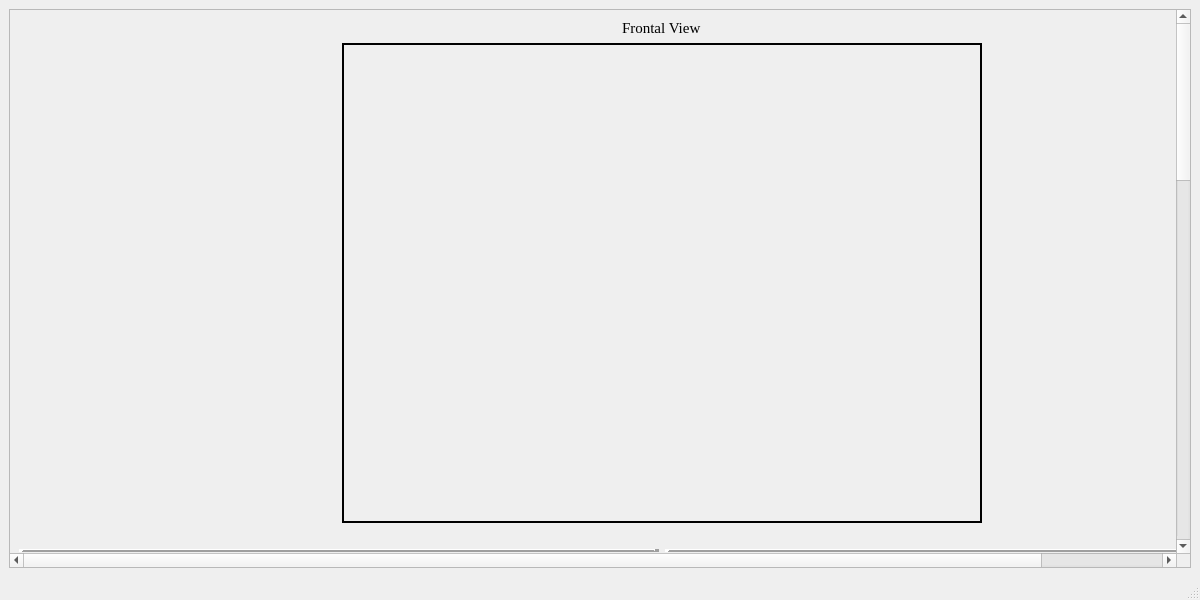
<?xml version="1.0" encoding="UTF-8"?>
<ui version="4.0">
 <class>anomalyDetectionWindow</class>
 <widget class="QMainWindow" name="anomalyDetectionWindow">
  <property name="geometry">
   <rect>
    <x>0</x>
    <y>0</y>
    <width>1200</width>
    <height>600</height>
   </rect>
  </property>
  <property name="font">
   <font>
    <family>Times New Roman</family>
    <pointsize>11</pointsize>
   </font>
  </property>
  <property name="windowTitle">
   <string>Thermal Anomaly Screen</string>
  </property>
  <widget class="QWidget" name="centralwidget">
   <layout class="QGridLayout" name="gridLayout">
    <item row="0" column="0">
     <widget class="QScrollArea" name="scrollArea">
      <property name="widgetResizable">
       <bool>true</bool>
      </property>
      <widget class="QWidget" name="scrollAreaWidgetContents">
       <property name="geometry">
        <rect>
         <x>0</x>
         <y>0</y>
         <width>1304</width>
         <height>1831</height>
        </rect>
       </property>
       <layout class="QGridLayout" name="gridLayout_2">
        <item row="13" column="0">
         <widget class="QLabel" name="rightObliqueViewAnomalyImageLabel">
          <property name="sizePolicy">
           <sizepolicy hsizetype="Fixed" vsizetype="Fixed">
            <horstretch>0</horstretch>
            <verstretch>0</verstretch>
           </sizepolicy>
          </property>
          <property name="minimumSize">
           <size>
            <width>640</width>
            <height>480</height>
           </size>
          </property>
          <property name="frameShape">
           <enum>QFrame::WinPanel</enum>
          </property>
          <property name="text">
           <string/>
          </property>
         </widget>
        </item>
        <item row="7" column="1">
         <widget class="QLabel" name="leftLateralViewAnomalyImageLabel">
          <property name="sizePolicy">
           <sizepolicy hsizetype="Fixed" vsizetype="Fixed">
            <horstretch>0</horstretch>
            <verstretch>0</verstretch>
           </sizepolicy>
          </property>
          <property name="minimumSize">
           <size>
            <width>640</width>
            <height>480</height>
           </size>
          </property>
          <property name="frameShape">
           <enum>QFrame::WinPanel</enum>
          </property>
          <property name="text">
           <string/>
          </property>
         </widget>
        </item>
        <item row="12" column="1" alignment="Qt::AlignHCenter">
         <widget class="QLabel" name="label_12">
          <property name="text">
           <string>Left Oblique View</string>
          </property>
         </widget>
        </item>
        <item row="16" column="0">
         <spacer name="verticalSpacer_10">
          <property name="orientation">
           <enum>Qt::Vertical</enum>
          </property>
          <property name="sizeType">
           <enum>QSizePolicy::Fixed</enum>
          </property>
          <property name="sizeHint" stdset="0">
           <size>
            <width>20</width>
            <height>40</height>
           </size>
          </property>
         </spacer>
        </item>
        <item row="9" column="1">
         <spacer name="verticalSpacer_7">
          <property name="orientation">
           <enum>Qt::Vertical</enum>
          </property>
          <property name="sizeType">
           <enum>QSizePolicy::Fixed</enum>
          </property>
          <property name="sizeHint" stdset="0">
           <size>
            <width>20</width>
            <height>20</height>
           </size>
          </property>
         </spacer>
        </item>
        <item row="5" column="1">
         <spacer name="verticalSpacer_5">
          <property name="orientation">
           <enum>Qt::Vertical</enum>
          </property>
          <property name="sizeType">
           <enum>QSizePolicy::Fixed</enum>
          </property>
          <property name="sizeHint" stdset="0">
           <size>
            <width>20</width>
            <height>20</height>
           </size>
          </property>
         </spacer>
        </item>
        <item row="6" column="0" alignment="Qt::AlignHCenter">
         <widget class="QLabel" name="label_7">
          <property name="text">
           <string>Right Lateral View</string>
          </property>
         </widget>
        </item>
        <item row="3" column="1">
         <spacer name="verticalSpacer_4">
          <property name="orientation">
           <enum>Qt::Vertical</enum>
          </property>
          <property name="sizeType">
           <enum>QSizePolicy::Fixed</enum>
          </property>
          <property name="sizeHint" stdset="0">
           <size>
            <width>20</width>
            <height>20</height>
           </size>
          </property>
         </spacer>
        </item>
        <item row="17" column="0" alignment="Qt::AlignLeft">
         <widget class="QPushButton" name="backButton">
          <property name="text">
           <string>Back</string>
          </property>
         </widget>
        </item>
        <item row="15" column="0" colspan="2">
         <widget class="QProgressBar" name="progressBar">
          <property name="enabled">
           <bool>false</bool>
          </property>
          <property name="value">
           <number>0</number>
          </property>
         </widget>
        </item>
        <item row="14" column="0">
         <spacer name="verticalSpacer_9">
          <property name="orientation">
           <enum>Qt::Vertical</enum>
          </property>
          <property name="sizeType">
           <enum>QSizePolicy::Fixed</enum>
          </property>
          <property name="sizeHint" stdset="0">
           <size>
            <width>20</width>
            <height>40</height>
           </size>
          </property>
         </spacer>
        </item>
        <item row="13" column="1">
         <widget class="QLabel" name="leftObliqueViewAnomalyImageLabel">
          <property name="sizePolicy">
           <sizepolicy hsizetype="Fixed" vsizetype="Fixed">
            <horstretch>0</horstretch>
            <verstretch>0</verstretch>
           </sizepolicy>
          </property>
          <property name="minimumSize">
           <size>
            <width>640</width>
            <height>480</height>
           </size>
          </property>
          <property name="frameShape">
           <enum>QFrame::WinPanel</enum>
          </property>
          <property name="text">
           <string/>
          </property>
         </widget>
        </item>
        <item row="3" column="0">
         <spacer name="verticalSpacer">
          <property name="orientation">
           <enum>Qt::Vertical</enum>
          </property>
          <property name="sizeType">
           <enum>QSizePolicy::Fixed</enum>
          </property>
          <property name="sizeHint" stdset="0">
           <size>
            <width>20</width>
            <height>20</height>
           </size>
          </property>
         </spacer>
        </item>
        <item row="12" column="0" alignment="Qt::AlignHCenter">
         <widget class="QLabel" name="label_11">
          <property name="text">
           <string>Right Oblique View</string>
          </property>
         </widget>
        </item>
        <item row="6" column="1" alignment="Qt::AlignHCenter">
         <widget class="QLabel" name="label_8">
          <property name="text">
           <string>Left Lateral View</string>
          </property>
         </widget>
        </item>
        <item row="10" column="0">
         <widget class="Line" name="line_3">
          <property name="frameShadow">
           <enum>QFrame::Raised</enum>
          </property>
          <property name="lineWidth">
           <number>5</number>
          </property>
          <property name="orientation">
           <enum>Qt::Horizontal</enum>
          </property>
         </widget>
        </item>
        <item row="4" column="1">
         <widget class="Line" name="line_2">
          <property name="frameShadow">
           <enum>QFrame::Raised</enum>
          </property>
          <property name="lineWidth">
           <number>5</number>
          </property>
          <property name="orientation">
           <enum>Qt::Horizontal</enum>
          </property>
         </widget>
        </item>
        <item row="11" column="0">
         <spacer name="verticalSpacer_6">
          <property name="orientation">
           <enum>Qt::Vertical</enum>
          </property>
          <property name="sizeType">
           <enum>QSizePolicy::Fixed</enum>
          </property>
          <property name="sizeHint" stdset="0">
           <size>
            <width>20</width>
            <height>20</height>
           </size>
          </property>
         </spacer>
        </item>
        <item row="10" column="1">
         <widget class="Line" name="line_4">
          <property name="frameShadow">
           <enum>QFrame::Raised</enum>
          </property>
          <property name="lineWidth">
           <number>5</number>
          </property>
          <property name="orientation">
           <enum>Qt::Horizontal</enum>
          </property>
         </widget>
        </item>
        <item row="5" column="0">
         <spacer name="verticalSpacer_3">
          <property name="orientation">
           <enum>Qt::Vertical</enum>
          </property>
          <property name="sizeType">
           <enum>QSizePolicy::Fixed</enum>
          </property>
          <property name="sizeHint" stdset="0">
           <size>
            <width>20</width>
            <height>20</height>
           </size>
          </property>
         </spacer>
        </item>
        <item row="11" column="1">
         <spacer name="verticalSpacer_8">
          <property name="orientation">
           <enum>Qt::Vertical</enum>
          </property>
          <property name="sizeType">
           <enum>QSizePolicy::Fixed</enum>
          </property>
          <property name="sizeHint" stdset="0">
           <size>
            <width>20</width>
            <height>20</height>
           </size>
          </property>
         </spacer>
        </item>
        <item row="9" column="0">
         <spacer name="verticalSpacer_2">
          <property name="orientation">
           <enum>Qt::Vertical</enum>
          </property>
          <property name="sizeType">
           <enum>QSizePolicy::Fixed</enum>
          </property>
          <property name="sizeHint" stdset="0">
           <size>
            <width>20</width>
            <height>20</height>
           </size>
          </property>
         </spacer>
        </item>
        <item row="17" column="1" alignment="Qt::AlignRight">
         <widget class="QPushButton" name="nextButton">
          <property name="text">
           <string>Proceed to Next Window</string>
          </property>
         </widget>
        </item>
        <item row="4" column="0">
         <widget class="Line" name="line">
          <property name="frameShadow">
           <enum>QFrame::Raised</enum>
          </property>
          <property name="lineWidth">
           <number>5</number>
          </property>
          <property name="orientation">
           <enum>Qt::Horizontal</enum>
          </property>
         </widget>
        </item>
        <item row="7" column="0">
         <widget class="QLabel" name="rightLateralViewAnomalyImageLabel">
          <property name="sizePolicy">
           <sizepolicy hsizetype="Fixed" vsizetype="Fixed">
            <horstretch>0</horstretch>
            <verstretch>0</verstretch>
           </sizepolicy>
          </property>
          <property name="minimumSize">
           <size>
            <width>640</width>
            <height>480</height>
           </size>
          </property>
          <property name="frameShape">
           <enum>QFrame::WinPanel</enum>
          </property>
          <property name="text">
           <string/>
          </property>
         </widget>
        </item>
        <item row="1" column="0" colspan="2" alignment="Qt::AlignHCenter">
         <widget class="QLabel" name="frontViewAnomalyImageLabel">
          <property name="sizePolicy">
           <sizepolicy hsizetype="Fixed" vsizetype="Fixed">
            <horstretch>0</horstretch>
            <verstretch>0</verstretch>
           </sizepolicy>
          </property>
          <property name="minimumSize">
           <size>
            <width>640</width>
            <height>480</height>
           </size>
          </property>
          <property name="frameShape">
           <enum>QFrame::WinPanel</enum>
          </property>
          <property name="text">
           <string/>
          </property>
         </widget>
        </item>
        <item row="0" column="0" colspan="2" alignment="Qt::AlignHCenter">
         <widget class="QLabel" name="label_3">
          <property name="text">
           <string>Frontal View</string>
          </property>
         </widget>
        </item>
       </layout>
      </widget>
     </widget>
    </item>
   </layout>
  </widget>
  <widget class="QStatusBar" name="statusbar"/>
 </widget>
 <resources/>
 <connections/>
</ui>
